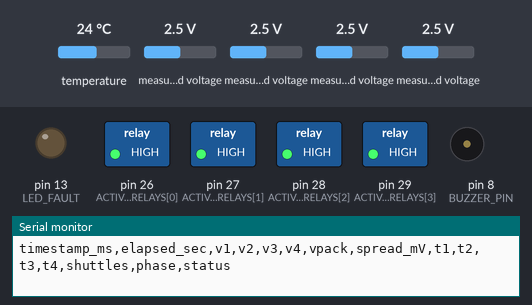
This sketch was run on a simulated Arduino Mega 2560, built for the host (arithmetic inside an expression is 32-bit, double 64-bit). On the bench: switched loads named in the sketch (green lamp = pin HIGH), output pins drawn as LEDs (lit = HIGH), buzzer (waves = sounding, pin HIGH), the last lines printed to the serial monitor. Inputs (shaded band) come from the test bench; at power-on: temperature 24 °C, measured voltage 2.5 V.

Above: at 0.1 s.
At 0.6 s:
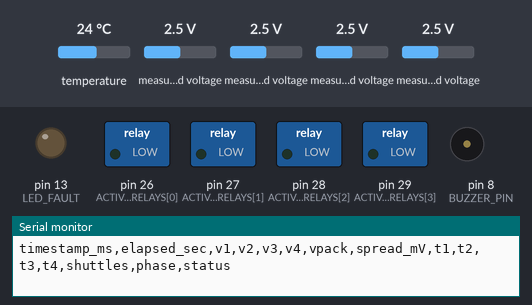
At 19.1 s:
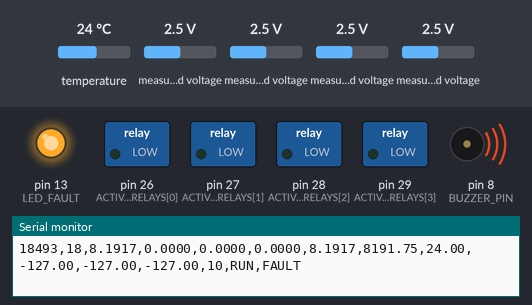
At 39.9 s:
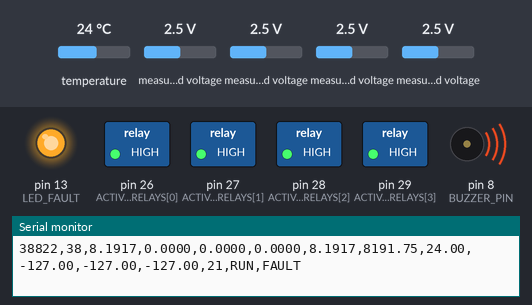
Timing chart, 0 to 40.0 s (numbered marks = the images above):
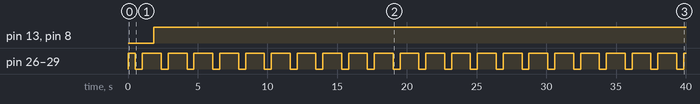

Measured:
- by itself, pin 13 (LED_FAULT), pin 8 (BUZZER_PIN): LOW → HIGH at 1.9 s
- by itself, pin 26 (ACTIVE_RELAYS[0]), pin 27 (ACTIVE_RELAYS[1]), pin 28 (ACTIVE_RELAYS[2]), pin 29 (ACTIVE_RELAYS[3]): alternates HIGH for 1.3 s and LOW for 0.50 s

The sketch:

bms.ino
```cpp
#include <Wire.h>
#include <Adafruit_ADS1X15.h>
#include <OneWire.h>
#include <DallasTemperature.h>

// ============================================================================
// PINS CONFIGURATION
// ============================================================================
const uint8_t ONEWIRE_PIN = 2;   // DS18B20 1-Wire signal bus
const uint8_t BUZZER_PIN  = 8;   // Fault alarm buzzer
const uint8_t LED_FAULT   = 13;  // Built-in LED

// 4 Active Switched-Capacitor Relays (Pins 26, 27, 28, 29)
const uint8_t ACTIVE_RELAYS[4] = {26, 27, 28, 29};

// Active-LOW relay logic: LOW = Relay ON, HIGH = Relay OFF
const uint8_t RELAY_ON  = LOW;
const uint8_t RELAY_OFF = HIGH;

// ============================================================================
// SETTINGS & TIMING
// ============================================================================
const float DIV          = 4.0;    // 1/4 voltage divider multiplier
const float V_FAULT_LOW  = 3.00;   // Under-voltage critical fault
const float V_FAULT_HIGH = 4.35;   // Over-voltage critical fault
const float T_WARN       = 45.0;   // Temperature warning (°C)
const float T_FAULT      = 60.0;   // Critical over-temperature (°C)

// Active Balancing Shuttling Timing:
const uint16_t T_PHASE_MS     = 500;  // 500 ms per phase (Phase 1 / Phase 2)
const uint16_t T_DEAD_TIME_MS = 20;   // 20 ms break-before-make dead time
const uint8_t  REST_EVERY_SEC = 30;   // Every 30 seconds, rest for 3s to read clean OCV
const uint8_t  REST_TIME_SEC  = 3;

// Calibration offsets
float gain[4] = {1.0, 1.0, 1.0, 1.0};
float offs[4] = {0.0, 0.0, 0.0, 0.0};

// Hardware Objects
Adafruit_ADS1115 ads;
OneWire ow(ONEWIRE_PIN);
DallasTemperature ds(&ow);

// Tracking Variables
uint32_t totalShuttles = 0;
uint16_t runTimer = 0;
bool isResting = false;
uint8_t restTimer = 0;
uint8_t sensorCount = 0;

// ============================================================================
// ACTIVE RELAY DRIVER
// ============================================================================
void setRelayPhase(uint8_t phase) {
  if (phase == 0) {
    // DEAD TIME: All relays OFF
    for (int i = 0; i < 4; i++) digitalWrite(ACTIVE_RELAYS[i], RELAY_OFF);
  } else if (phase == 1) {
    // PHASE 1: Relays de-energized (NC: Caps across Cells 1, 2, 3)
    for (int i = 0; i < 4; i++) digitalWrite(ACTIVE_RELAYS[i], RELAY_OFF);
  } else if (phase == 2) {
    // PHASE 2: Relays energized (NO: Caps across Cells 2, 3, 4)
    for (int i = 0; i < 4; i++) digitalWrite(ACTIVE_RELAYS[i], RELAY_ON);
  }
}

// ============================================================================
// SETUP
// ============================================================================
void setup() {
  Serial.begin(115200);

  pinMode(BUZZER_PIN, OUTPUT);
  pinMode(LED_FAULT, OUTPUT);
  digitalWrite(BUZZER_PIN, LOW);
  digitalWrite(LED_FAULT, LOW);

  // Initialize active relays to OFF
  for (int i = 0; i < 4; i++) {
    digitalWrite(ACTIVE_RELAYS[i], RELAY_OFF);
    pinMode(ACTIVE_RELAYS[i], OUTPUT);
  }

  ds.begin();
  sensorCount = ds.getDeviceCount();

  if (!ads.begin()) {
    Serial.println(F("# ERROR: ADS1115 not found!"));
    while (1) {
      digitalWrite(LED_FAULT, !digitalRead(LED_FAULT));
      delay(200);
    }
  }
  ads.setGain(GAIN_TWO); // +/- 2.048 V range

  // Print CSV Header
  Serial.println(F("timestamp_ms,elapsed_sec,v1,v2,v3,v4,vpack,spread_mV,t1,t2,t3,t4,shuttles,phase,status"));
}

// ============================================================================
// MAIN LOOP
// ============================================================================
void loop() {
  static unsigned long lastSec = 0;
  static unsigned long startTime = 0;
  if (startTime == 0) startTime = millis();

  // 1. Shuttling Execution
  const char* currentPhaseStr = "RUN";
  if (!isResting) {
    // Phase 1 (500 ms)
    setRelayPhase(1);
    delay(T_PHASE_MS);
    // Dead Time (20 ms)
    setRelayPhase(0);
    delay(T_DEAD_TIME_MS);
    // Phase 2 (500 ms)
    setRelayPhase(2);
    delay(T_PHASE_MS);
    // Dead Time (20 ms)
    setRelayPhase(0);
    delay(T_DEAD_TIME_MS);

    totalShuttles++;
    runTimer++;
    if (runTimer >= REST_EVERY_SEC) {
      isResting = true;
      runTimer = 0;
      restTimer = 0;
    }
  } else {
    // In Rest: relays stay OFF
    setRelayPhase(0);
    currentPhaseStr = "REST";
    delay(1000);
    restTimer++;
    if (restTimer >= REST_TIME_SEC) {
      isResting = false;
      restTimer = 0;
    }
  }

  // 2. Read Voltages
  float raw[4];
  raw[0] =  ads.computeVolts(ads.readADC_SingleEnded(0))      * DIV;
  raw[1] = -ads.computeVolts(ads.readADC_Differential_0_1())  * DIV;
  raw[2] = -ads.computeVolts(ads.readADC_Differential_1_3())  * DIV;
  raw[3] =  ads.computeVolts(ads.readADC_Differential_2_3())  * DIV;

  float v[4], pack = 0, vmin = 99.0, vmax = -99.0;
  for (int i = 0; i < 4; i++) {
    v[i] = gain[i] * raw[i] + offs[i];
    pack += v[i];
    if (v[i] < vmin) vmin = v[i];
    if (v[i] > vmax) vmax = v[i];
  }
  float spread_mV = (vmax - vmin) * 1000.0;

  // 3. Read Temperatures
  ds.requestTemperatures();
  float t[4] = {25.0, 25.0, 25.0, 25.0};
  float tmax = -100.0;
  bool tErr = false;

  for (int i = 0; i < 4; i++) {
    if (i < sensorCount) {
      float temp = ds.getTempCByIndex(i);
      if (temp < -100.0 || temp == 85.0) tErr = true;
      else {
        t[i] = temp;
        if (t[i] > tmax) tmax = t[i];
      }
    } else {
      t[i] = -127.0;
    }
  }

  // 4. Safety Checks
  const char* status = "OK";
  if (vmax > V_FAULT_HIGH || vmin < V_FAULT_LOW || tmax > T_FAULT || tErr) {
    status = "FAULT";
    setRelayPhase(0);
    digitalWrite(LED_FAULT, HIGH);
    digitalWrite(BUZZER_PIN, HIGH);
  } else {
    digitalWrite(LED_FAULT, LOW);
    digitalWrite(BUZZER_PIN, LOW);
  }

  // 5. Output CSV Row to Serial
  unsigned long now = millis();
  unsigned long elapsedSec = (now - startTime) / 1000;

  Serial.print(now);
  Serial.print(','); Serial.print(elapsedSec);
  for (int i = 0; i < 4; i++) { Serial.print(','); Serial.print(v[i], 4); }
  Serial.print(','); Serial.print(pack, 4);
  Serial.print(','); Serial.print(spread_mV, 2);
  for (int i = 0; i < 4; i++) { Serial.print(','); Serial.print(t[i], 2); }
  Serial.print(','); Serial.print(totalShuttles);
  Serial.print(','); Serial.print(currentPhaseStr);
  Serial.print(','); Serial.println(status);
}
```
